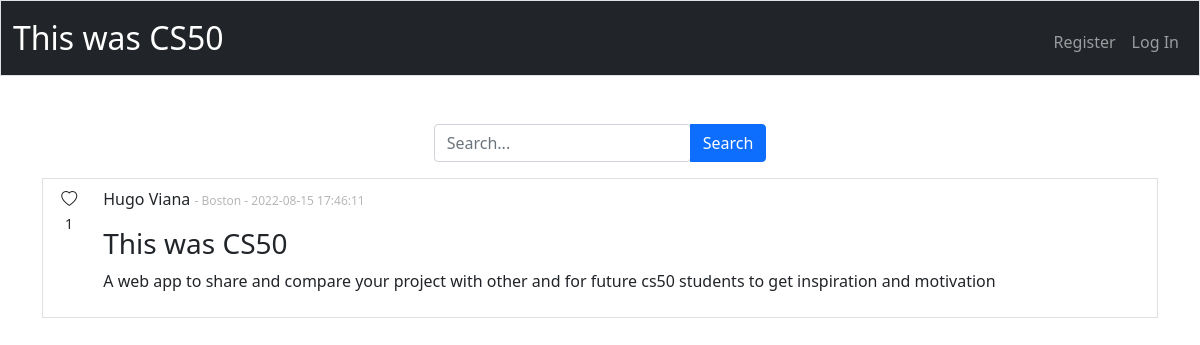
The page / on the database its author committed.
### tables this page shows
CREATE TABLE users (
	email VARCHAR PRIMARY KEY,
	firstname TEXT,
	lastname TEXT,
	bio TEXT,
	hash TEXT, location TEXT, id TEXT, profilepicture BLOB);

CREATE TABLE projects (
	email VARCHAR PRIMARY KEY,
	title TEXT,
	description TEXT,
	video VARCHAR,
	link VARCHAR, date DATETIME, likes INT DEFAULT 0,
	FOREIGN KEY (email) REFERENCES users(email));

### app.py (the view)
@app.route("/", methods=["GET", "POST"])
def index():
    if request.method == "POST":
        if not request.form.get("search"):
            return redirect("/")
        searched = request.form.get("search")
        projects = query_dict(f"SELECT DISTINCT * FROM projects WHERE title LIKE '%{searched}%' OR email IN(SELECT email FROM projects WHERE description LIKE '%{searched}%') OR email IN(SELECT email FROM users WHERE firstname LIKE '%{searched}%') OR email IN(SELECT email FROM users WHERE lastname LIKE '%{searched}%') OR email IN(SELECT email FROM users WHERE location LIKE '%{searched}%') ORDER BY likes DESC, date DESC")
        for project in projects:
            email = project["email"]
            user = query_dict(f"SELECT * FROM users WHERE email = '{email}'")
            likes = query_dict(f"SELECT likes FROM projects WHERE email = '{email}'")
            try:
                browsing = session["user_id"]
                liked = len(query_dict(f"SELECT * FROM likes WHERE user_email = '{browsing}' AND project_email = '{email}'"))
                if liked != 0:
                    project["liked"] = True
                else:
                    project["liked"] = False
            except:
                project["liked"] = False
            project["firstname"] = user[0]["firstname"]
            project["lastname"] = user[0]["lastname"]
            project["location"] = user[0]["location"]
            project["id"] = user[0]["id"]
            project["likes"] = likes[0]["likes"]
        return render_template("index.html", projects=projects)
    else:
        projects = query_dict(f"SELECT * FROM projects ORDER BY likes DESC, date DESC")
        for project in projects:
            email = project["email"]
            user = query_dict(f"SELECT * FROM users WHERE email = '{email}'")
            likes = query_dict(f"SELECT likes FROM projects WHERE email = '{email}'")
            try:
                browsing = session["user_id"]
                liked = len(query_dict(f"SELECT * FROM likes WHERE user_email = '{browsing}' AND project_email = '{email}'"))
                print(liked)
                if liked != 0:
                    project["liked"] = True
                else:
                    project["liked"] = False
            except:
                project["liked"] = False
            print(project["liked"])
            project["firstname"] = user[0]["firstname"]
            project["lastname"] = user[0]["lastname"]
            project["location"] = user[0]["location"]
            project["id"] = user[0]["id"]
            project["likes"] = likes[0]["likes"]
        return render_template("index.html", projects=projects)

### app.py (called while the page is built)
def query_dict(query):
    try:
        things = db.execute(query).fetchall()
        unpacked = [{k: item[k] for k in item.keys()} for item in things]
        return unpacked
    except Exception as e:
        print(f"Failed to execute. Query: {query}\n with error:\n{e}")
        return []

@app.after_request
def after_request(response):
    response.headers["Cache-Control"] = "no-cache, no-store, must-revalidate"
    response.headers["Expires"] = 0
    response.headers["Pragma"] = "no-cache"
    return response

### templates/index.html
{% extends 'layout.html' %}
{% block main %}
<form action="/" method="POST">
    <div class="input-group mb-3" style="justify-content: center;">
        <div class="form-outline">
          <input type="search" id="search" name="search" class="form-control" placeholder="Search...">
        </div>
        <button type="button" class="btn btn-primary">
          Search
        </button>
    </div>
</form>
<ul class="container" style="text-align: left; list-style-type: none;">
    {% for project in projects %}
        <div class="mb-3">
            <a href="/project/{{ project['id'] }}" class="list-group-item list-group-item-action flex-column align-items-start">
                <li class="rounded row">
                    <div class="col text-center" style="min-width: 4%">
                        {% if project["liked"] == true %}
                            <i class="bi bi-heart-fill"></i>
                        {% else %}
                            <i class="bi bi-heart"></i>
                        {% endif %}
                        <small>{{ project["likes"] }}</small>
                    </div>
                    <div class="col" style="min-width: 96%">
                        <p>{{ project["firstname"] }} {{ project["lastname"] }} <span style="color: rgb(183, 183, 183); font-size: 75%;"">- {{ project["location"] }} - {{ project["date"] }}</span></p>
                        <h3>{{ project["title"] }}</h3>
                        <p>{{ project["description"] }}</p>
                    </div>
                </li>
            </a>
        </div>
    {% endfor %}
</ul>
{% endblock %}

### templates/layout.html (shortened to what this page needs)
<!DOCTYPE html>
<html lang="en">
    <head>
        <link rel="stylesheet" href="https://cdn.jsdelivr.net/npm/bootstrap-icons@1.5.0/font/bootstrap-icons.css">
        <link href="https://cdn.jsdelivr.net/npm/bootstrap@5.1.3/dist/css/bootstrap.min.css" rel="stylesheet">
        <link href="/static/styles.css" rel="stylesheet">
    </head>
    <body>
        <nav class="bg-light border navbar navbar-expand-md navbar-dark bg-dark">
            <div class="container-fluid">
                    <a class="navbar-brand justify-content-center" style="font-size: xx-large;"href="/">This was CS50</a>
                <div class="collapse navbar-collapse" id="navbar">
                    {% if session["user_id"] %}
                        <ul class="navbar-nav ms-auto mt-2">
                            <li class="nav-item"><a class="nav-link" href="/myproject">My project</a></li>
                            <li class="nav-item"><a class="nav-link" href="/account">My account</a></li>
                            <li class="nav-item"><a class="nav-link" href="/logout">Log Out</a></li>
                        </ul>
                    {% else %}
                        <ul class="navbar-nav ms-auto mt-2">
                            <li class="nav-item"><a class="nav-link" href="/register-email">Register</a></li>
                            <li class="nav-item"><a class="nav-link" href="/login">Log In</a></li>
                        </ul>
                    {% endif %}
                </div>
            </div>
        </nav>
        <main class="container-fluid py-5 text-center">
            {% block main %}{% endblock %}
        </main>
    </body>
</html>

### rows shown on the page
users: firstname "Hugo", lastname "Viana", location "Boston"
projects: date "2022-08-15 17:46:11", title "This was CS50", description "A web app to share and compare your project with other and for future cs50 students to get inspiration and motivation"

### other values the page prints
{{ project["likes"] }} "1"
